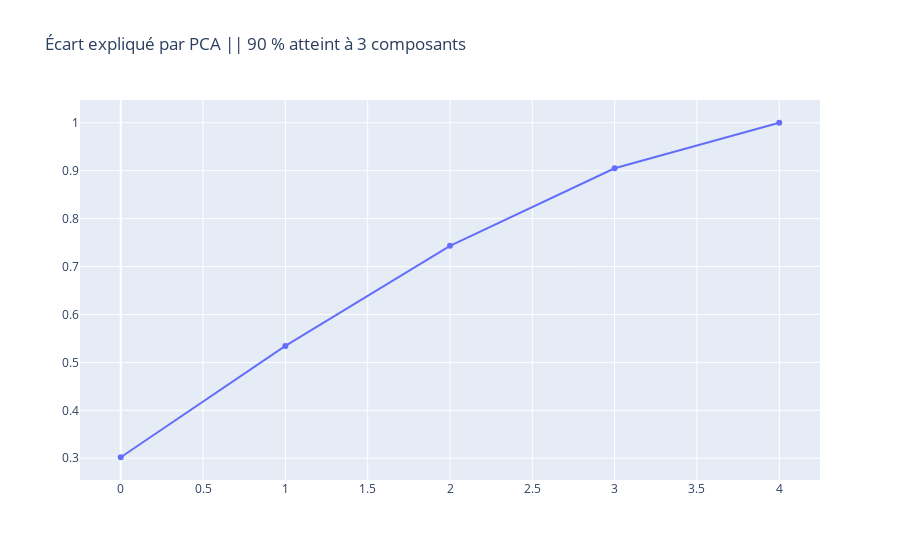

Here is the notebook cell this chart was saved with:
### Code cell
pca = PCA().fit(X_normalized)
pcaratio = pca.explained_variance_ratio_
trace = go.Scatter(x=np.arange(len(pcaratio)),y=np.cumsum(pcaratio))
data = [trace]
layout = dict(title="Écart expliqué par PCA || 90 % atteint à 3 composants")
fig = dict(data=data, layout=layout)
plt.savefig('PCA_variance_expliquée.png')
iplot(fig)

### Figure 1 — Plotly figure (JSON) as saved in the notebook; plotly's stock layout.template omitted (floating-point values rounded to 4 significant figures)
{"data": [{"type": "scatter", "x": [0, 1, 2, 3, 4], "y": [0.3021, 0.5344, 0.7432, 0.9051, 1]}], "layout": {"title": {"text": "Écart expliqué par PCA || 90 % atteint à 3 composants"}}}
